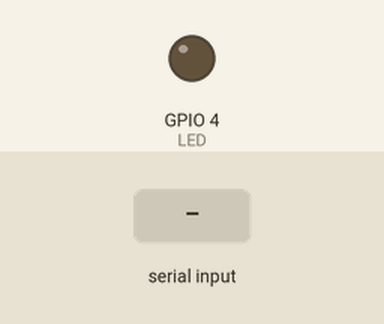
Simulated run of this sketch. Board: ESP32. Shown: output pins drawn as LEDs (lit = HIGH). Inputs (shaded band) come from the test bench.

Above: at 1.2 s.
1.3 s: "l" received over Serial
At 2.0 s:
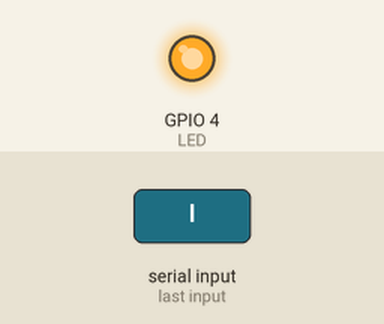
2.8 s: "d" received over Serial
At 3.2 s:
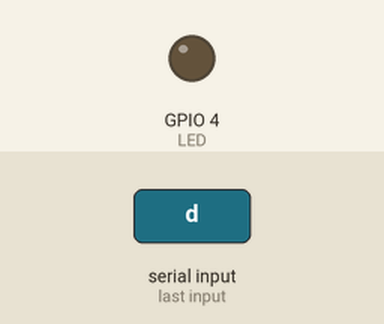
4.3 s: "L" received over Serial
At 5.5 s:
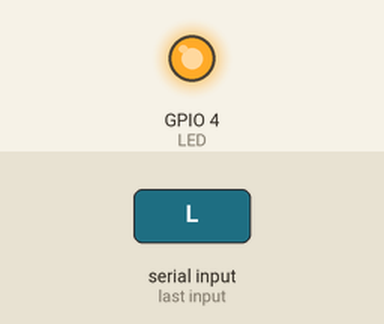
Timing chart, 0 to 7.3 s (numbered marks = the images above; inputs shaded):
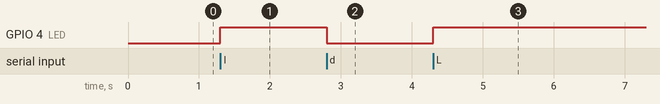

Measured:
- after the input at 1.3 s, GPIO 4 (LED): LOW → HIGH at once
- after the input at 2.8 s, GPIO 4 (LED): HIGH → LOW at once
- after the input at 4.3 s, GPIO 4 (LED): LOW → HIGH at once

The sketch:

serial_esp32.ino
```cpp
#define LED 4

char ligar_led = 0;
void setup() {
  // put your setup code here, to run once:
  Serial.begin(9600);
  pinMode(LED,OUTPUT);
  digitalWrite(LED,LOW);

}

void loop() {
  // put your main code here, to run repeatedly:
  if (Serial.available() > 0) {
    ligar_led = Serial.read();
    if (ligar_led == 'l' || ligar_led == 'L') {
      digitalWrite(LED, HIGH);
    }
    else if (ligar_led == 'd' || ligar_led == 'D') {
      digitalWrite(LED, LOW);
    }
    else {
      Serial.println("Comando inválido: Digite l ou L para ligar o LED, e d ou D para desligar o LED");
    }
  }
}
```
